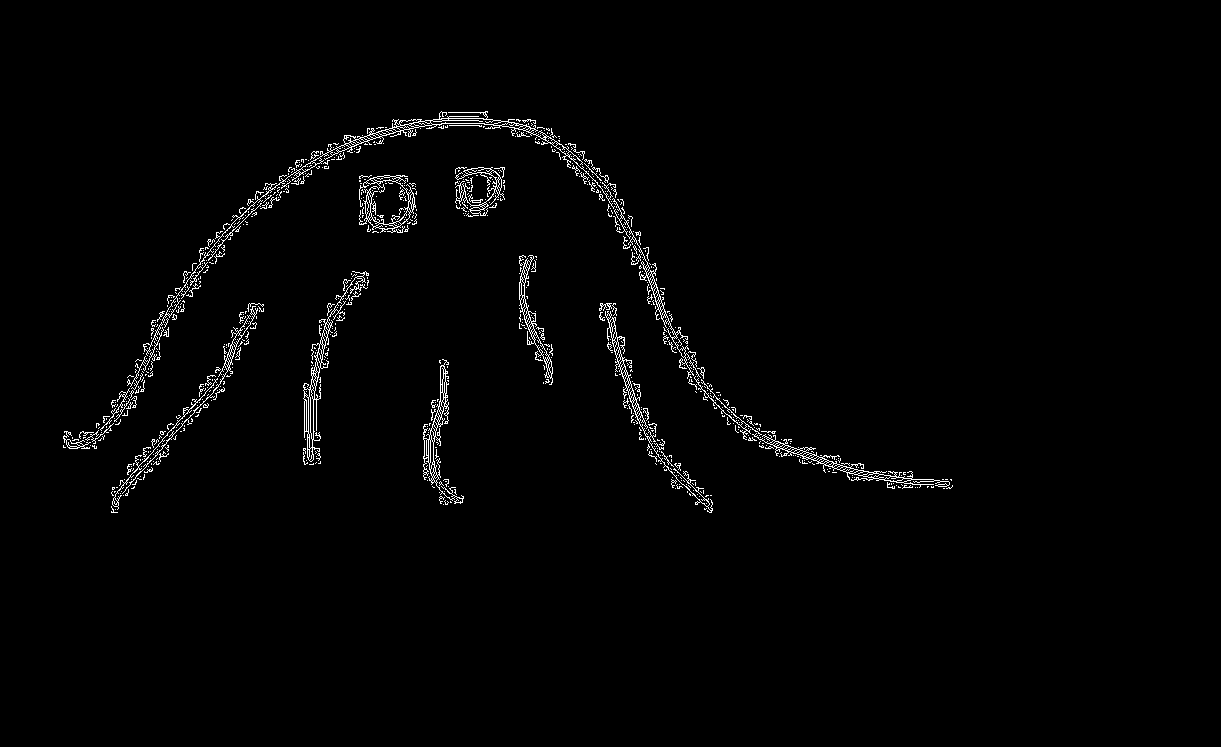
#> input picture ghost_dataset/A/draw/0.png, 1221 x 747 px, given as the content of the folder simple_images/ghost_test, which was not available
$ python edge_extraction.py
#> lines starting #> are read from the running program, lines starting #| are printed output that depends on the picture; after the words box and inside, x2 and y2 are one past the last pixel; in counts of white or black regions, pixels touching at a corner belong together; pictures that were not available may be replaced by others from this repository, and a replacement may not be noted
import cv2
import numpy as np
from matplotlib import pyplot as plt
import glob

def auto_canny(image, sigma=0.33):
	# Compute the median of the single channel pixel intensities
	v = np.median(image)

	# Apply automatic Canny edge detection using the computed median
	lower = int(max(0, (1.0 - sigma) * v))
	upper = int(min(255, (1.0 + sigma) * v))
	return cv2.Canny(image, lower, upper)

if __name__ == '__main__':
	images = [cv2.imread(file) for file in glob.glob('simple_images/ghost_test/*')]
#> images = 1 item

	number = 0
	for image in images:
		canny = auto_canny(image)
		# cv2.imshow('canny', canny)
		# img= cv2.resize(canny, (208, 242), interpolation = cv2.INTER_AREA)
		cv2.imwrite('A/{}.png'.format(number), canny)
		number += 1
#> this loop made 1 pass
#> (v in auto_canny, lower in auto_canny, upper in auto_canny, number) on pass 1: (0, 0, 0, 1)
#> pass 1, `canny = auto_canny(image)`:
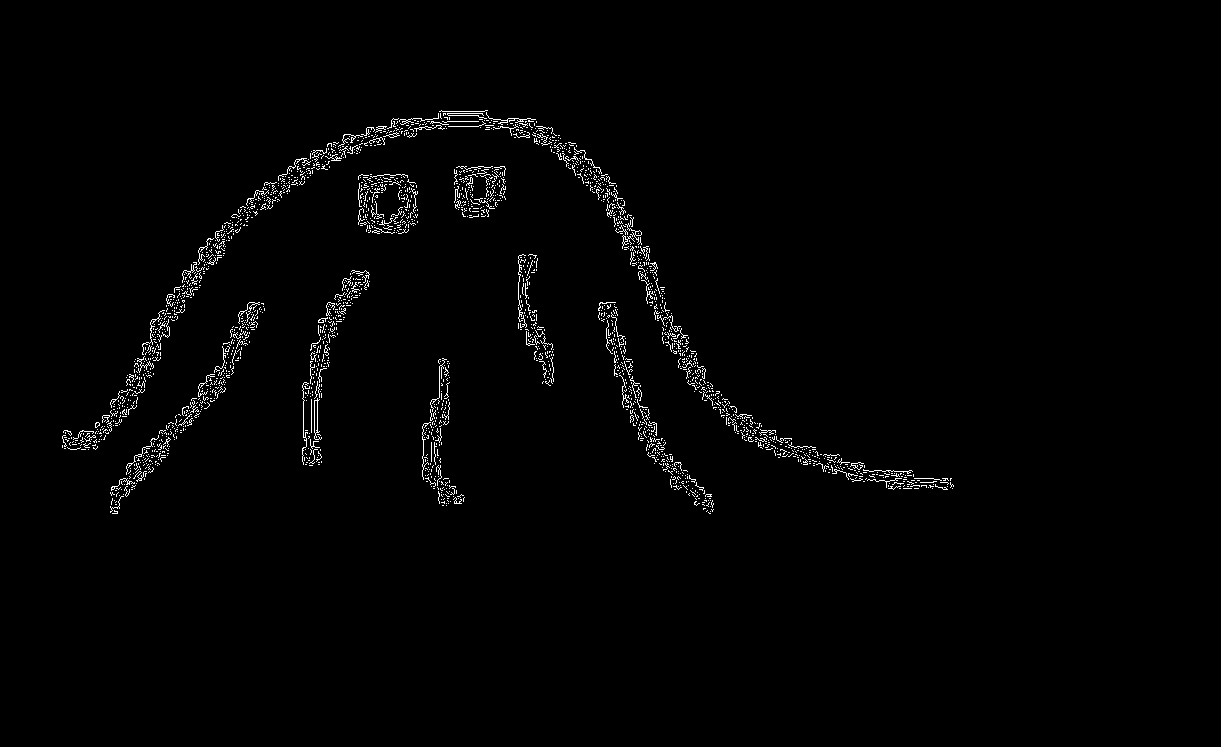
#> canny: shape (747, 1221); 1.4% white in thin lines or dots, all inside (x1, y1, x2, y2) = (62, 110, 954, 514)
#> after the loop, number = 1

$ run again, on ghost_dataset/A/test/2.png
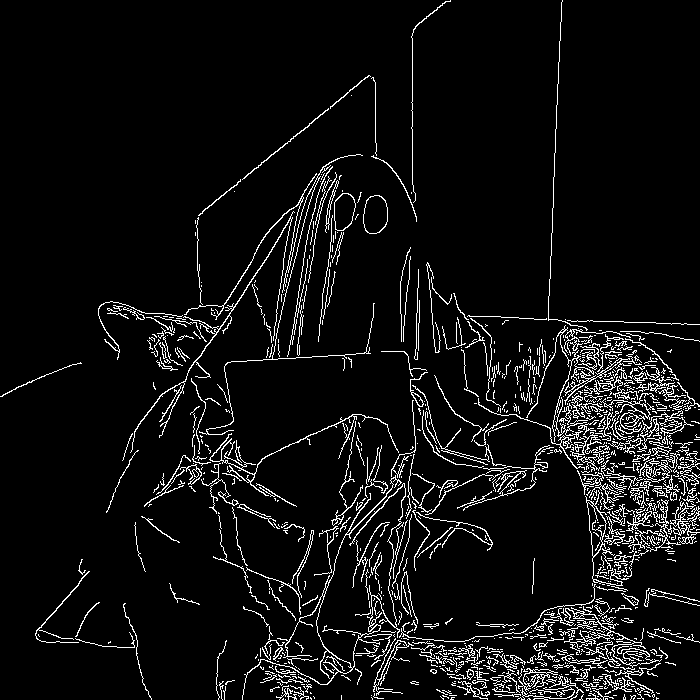
#> input picture ghost_dataset/A/test/2.png, 700 x 700 px, given as the content of the folder simple_images/ghost_test, which was not available
#> images = 1 item
#> the loop `for image in images:` made 1 pass
#> (v in auto_canny, lower in auto_canny, upper in auto_canny, number) on pass 1: (0, 0, 0, 1)
#> pass 1, `canny = auto_canny(image)`:
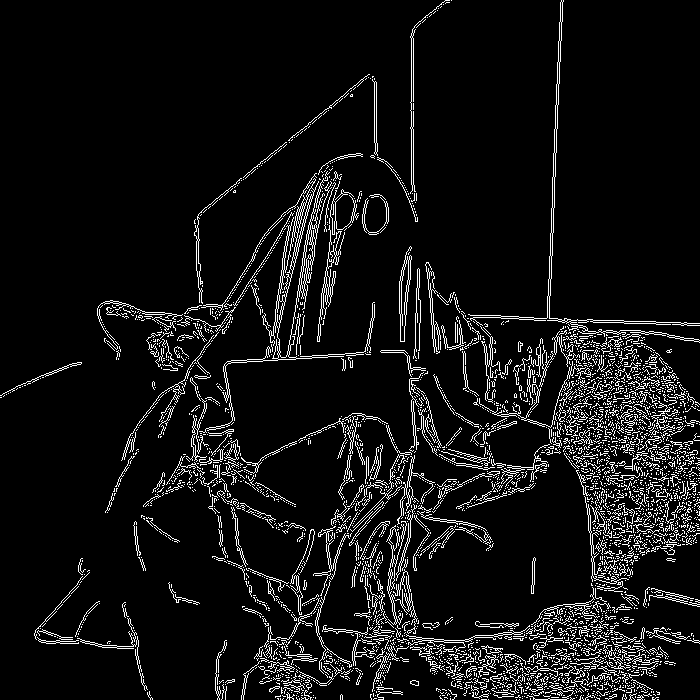
#> canny: shape (700, 700); 7.4% white in thin lines or dots
#> after the loop `for image in images:`: number = 1

$ run again, on ghost_dataset/A/test/6.png
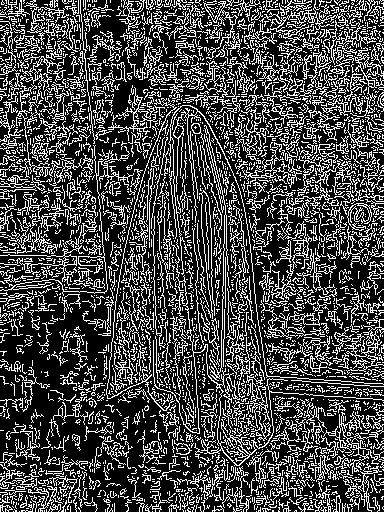
#> input picture ghost_dataset/A/test/6.png, 384 x 512 px, given as the content of the folder simple_images/ghost_test, which was not available
#> images = 1 item
#> the loop `for image in images:` made 1 pass
#> (v in auto_canny, lower in auto_canny, upper in auto_canny, number) on pass 1: (0, 0, 0, 1)
#> pass 1, `canny = auto_canny(image)`:
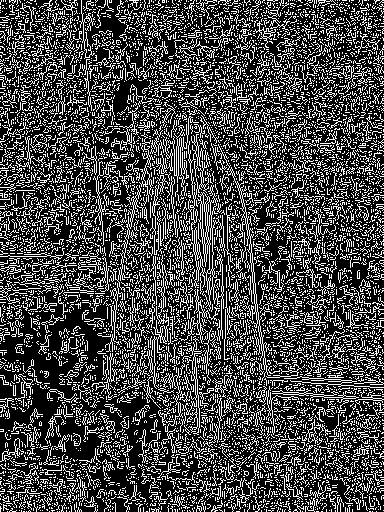
#> canny: shape (512, 384); 27.8% white in thin lines or dots
#> after the loop `for image in images:`: number = 1

$ run again, on ghost_dataset/A/train/112.png
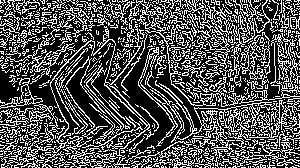
#> input picture ghost_dataset/A/train/112.png, 300 x 168 px, given as the content of the folder simple_images/ghost_test, which was not available
#> images = 1 item
#> the loop `for image in images:` made 1 pass
#> (v in auto_canny, lower in auto_canny, upper in auto_canny, number) on pass 1: (0, 0, 0, 1)
#> pass 1, `canny = auto_canny(image)`:
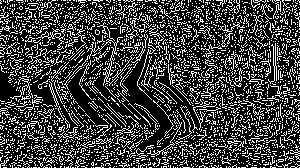
#> canny: shape (168, 300); 25.4% white in thin lines or dots
#> after the loop `for image in images:`: number = 1
